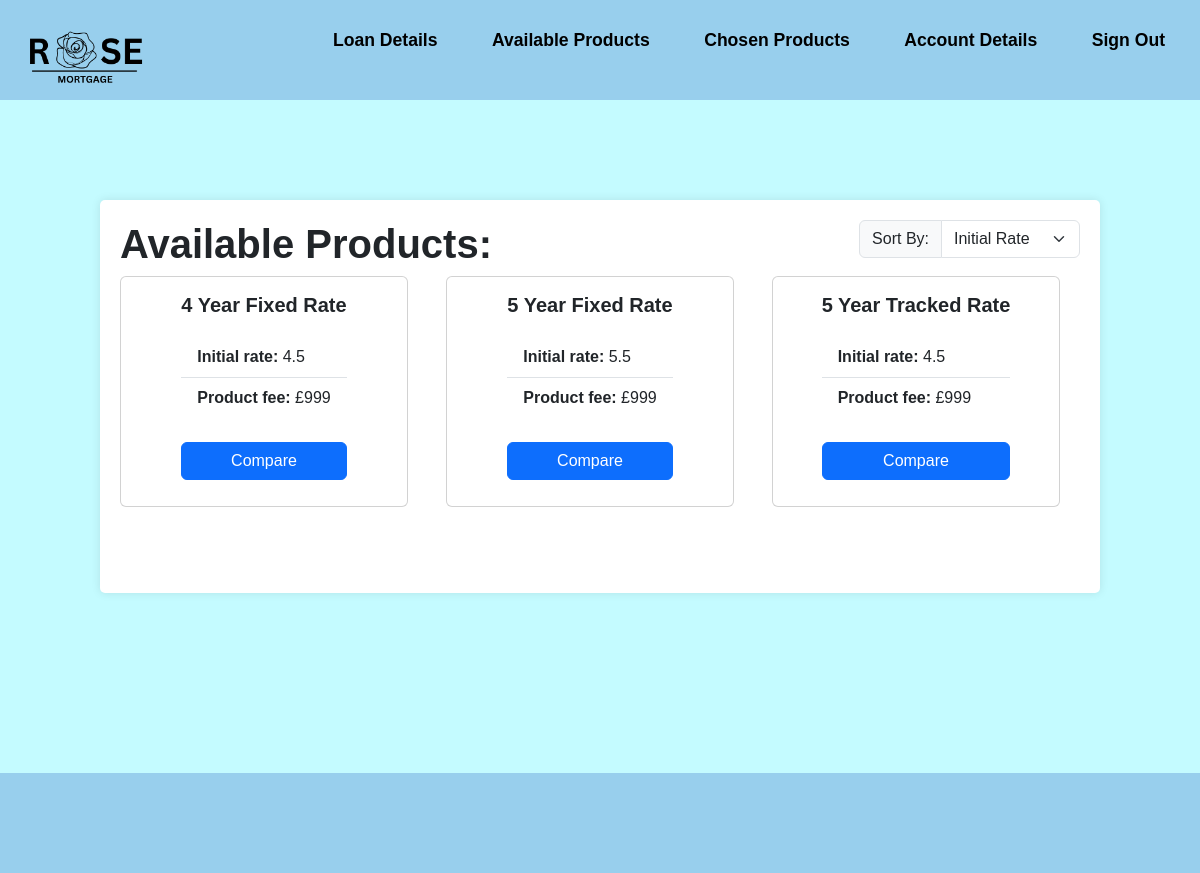
Page /MemberViewProducts.php (signed in) on the committed database.
### tables this page shows
CREATE TABLE "Quote" (
	"Quote_ID"	INTEGER NOT NULL,
	"Product_ID"	INTEGER NOT NULL,
	"RegisteredUser_ID"	INTEGER NOT NULL,
	"product_starred"	INTEGER NOT NULL,
	FOREIGN KEY("Quote_ID") REFERENCES "Quote"("Quote_ID"),
	FOREIGN KEY("RegisteredUser_ID") REFERENCES "RegisteredUser"("RegisteredUser_ID"),
	FOREIGN KEY("Product_ID") REFERENCES "Product"("Product_ID"),
	PRIMARY KEY("Quote_ID" AUTOINCREMENT)
);

CREATE TABLE "Product" (
	"Product_ID"	INTEGER NOT NULL,
	"Broker_ID"	INTEGER NOT NULL,
	"YearRate"	INTEGER NOT NULL,
	"ProductType"	TEXT NOT NULL,
	"expected_income"	INTEGER NOT NULL,
	"expected_credit_score"	INTEGER NOT NULL,
	"initial_interest_rate"	REAL NOT NULL,
	"ProductFee"	INTEGER NOT NULL,
	"ltv_ratio"	REAL NOT NULL,
	"aDraft"	INTEGER NOT NULL,
	PRIMARY KEY("Product_ID" AUTOINCREMENT),
	FOREIGN KEY("Broker_ID") REFERENCES "Broker"("Broker_ID")
);

### MemberViewProducts.php (the view, shortened to what this page needs)
<?php
include 'connection.php';
$RegisteredUser_ID = $_SESSION['RegisteredUser_ID'];
$sql = "SELECT *
        FROM Product
        LEFT JOIN financialdetails ON (financialdetails.RegisteredUser_ID = Product.Broker_ID)
        LEFT JOIN RegisteredUser ON (RegisteredUser.RegisteredUser_ID = financialdetails.RegisteredUser_ID)
        LEFT JOIN Quote ON (Quote.Product_ID = Product.Product_ID)
        WHERE Product.expected_income <= (SELECT annual_income FROM financialdetails WHERE RegisteredUser_ID = $RegisteredUser_ID)
        AND Product.expected_credit_score <= (SELECT credit_score FROM financialdetails WHERE RegisteredUser_ID = $RegisteredUser_ID)
        AND Product.ltv_ratio <= (SELECT ltv_ratio FROM financialdetails WHERE RegisteredUser_ID = $RegisteredUser_ID);";
$sortingOption = isset($_GET['sort']) ? $_GET['sort'] : '1';
if($sortingOption == '1'){
    $sql .= "ORDER BY Product.initial_interest_rate DESC";
   } else if ($sortingOption == '2'){
    $sql .= "ORDER BY Product.YearRate DESC";
    }
$statement = $db->query($sql);
?>
<!DOCTYPE html>
<html lang="en">
<head>
  <link rel="stylesheet" href="https://cdn.jsdelivr.net/npm/bootstrap@5.3.2/dist/css/bootstrap.min.css">
  <link rel="stylesheet" href="css/style.css">
</head>
<body>
<header class="flex-container">
    <a href="MemberViewProducts.php"> <img src="Assets/logo.png" alt="Rose Mortgage"> </a>
    <div>
      <ul class="nav-links">
        <li><a href="Loan-details.php">Loan Details</a></li>
        <li><a href="MemberViewProducts.php">Available Products</a></li>
        <li><a href="MemberChosenProducts.php">Chosen Products</a></li>
        <li><a href="MemberAccountDetails.php">Account Details</a></li>
        <li><a href="home.php">Sign Out</a></li>
      </ul>
    </div>
  </header>
<div class="largecontainer">
    <div class="flex-container">
        <div><h1><b>Available Products:</b></h1></div>
        <div>
            <div class="input-group mb-3">
                <label class="input-group-text" for="sorting">Sort By:</label>
                <select class="form-select" id="sorting" onchange="sortProducts()">
                    <option value="1" <?php echo($sortingOption == '1')? 'selected' : ''?>>Initial Rate</option>
                </select>
            </div>
        </div>
    </div>
    <div class="flex-table">
        <?php
        while ($row = $statement->fetch(PDO::FETCH_ASSOC)) {
        ?>
        <div class="card" style="width: 18rem; margin-bottom: 50px;">
            <div class="card-body">
                <h5 class="card-title"><b><?php echo $row["YearRate"] . " Year " . $row["ProductType"]; ?></b></h5>
                <ul class="list-group list-group-flush">
                    <li class="list-group-item"><b>Initial rate: </b><?php echo $row["initial_interest_rate"]; ?></li>
                    <li class="list-group-item"><b>Product fee: </b><?php echo $row["ProductFee"]; ?></li>
                </ul>
                <br>
                <form method="post" action="">
                    <button type="submit" name="compare" class="btn btn-primary">Compare</button>
                </form>
            </div>
        </div>
        <?php
        }
        ?>
    </div>
</div>
<footer>
</footer>
</body>
</html>

### css/style.css (style rules this page uses)
* { margin: 0; padding: 0; text-decoration: none; font-family: Arial, Helvetica, sans-serif; box-sizing: border-box; list-style: none; }
a { color: #000; text-decoration: none; }
header { background-color: #98CFED; padding: 10px; color: black; height: 100px; width: 100%; top: 0; display: flex; justify-content: flex-start; align-items: center; z-index: 1000; }
.nav-links li { display: inline-block; position: relative; margin: 0 25px; }
.nav-links li a { font-weight: bold; font-size: 1.1rem; text-decoration: none; color: black; }
.nav-links li::after { content: ''; width: 0%; height: 2px; background: #000; display: block; margin: auto; position: absolute; top: 100%; left: 50%; transform: translate(-50%); transition: 0.7s; }
header img { width: 150px; height: auto; }
body { background-color: #c4fbff; display: flex; flex-direction: column; min-height: 100vh; }
input[type="number"], button { width: 100%; padding: 10px; margin-bottom: 10px; border-radius: 3px; border: 1px solid #ccc; }
button { background-color: #007BFF; color: #fff; cursor: pointer; }
.card { height: 100%; display: flex; justify-content: center; align-items: center; }
.card-body { height: 100%; display: flex; flex-direction: column; }
.card-title { margin-bottom: 20px; text-align: center; }
ul { flex: 1; margin-bottom: 20px; }
ul li { list-style-type: disc; }
.largecontainer { width: 1000px; margin: 100px auto 80px; padding: 20px; background-color: #fff; border-radius: 5px; box-shadow: 0 0 10px rgba(0, 0, 0, 0.1); }
.flex-container { display: flex; flex-direction: row; justify-content:space-between; }
.flex-table { display:flex; flex-direction: row; flex-wrap: wrap; align-content: flex-start; justify-content: space-between; margin-right: 20px; margin-bottom: 1em; }
label { display: block; font-weight: bold; }
.input-group { margin-bottom: 20px; }
footer { background-color: #98CFED; padding: 10px; color: black; height: 100px; width: 100%; bottom: 0; z-index: 1000; margin-top: 100px; }

### rows in the picture
quote: Product_ID.YearRate "4", Product_ID.ProductType "Fixed Rate", Product_ID.initial_interest_rate "4.5", Product_ID.ProductFee "£999"
quote: Product_ID.YearRate "5", Product_ID.ProductType "Fixed Rate", Product_ID.initial_interest_rate "5.5", Product_ID.ProductFee "£999"
quote: Product_ID.YearRate "5", Product_ID.ProductType "Tracked Rate", Product_ID.initial_interest_rate "4.5", Product_ID.ProductFee "£999"
